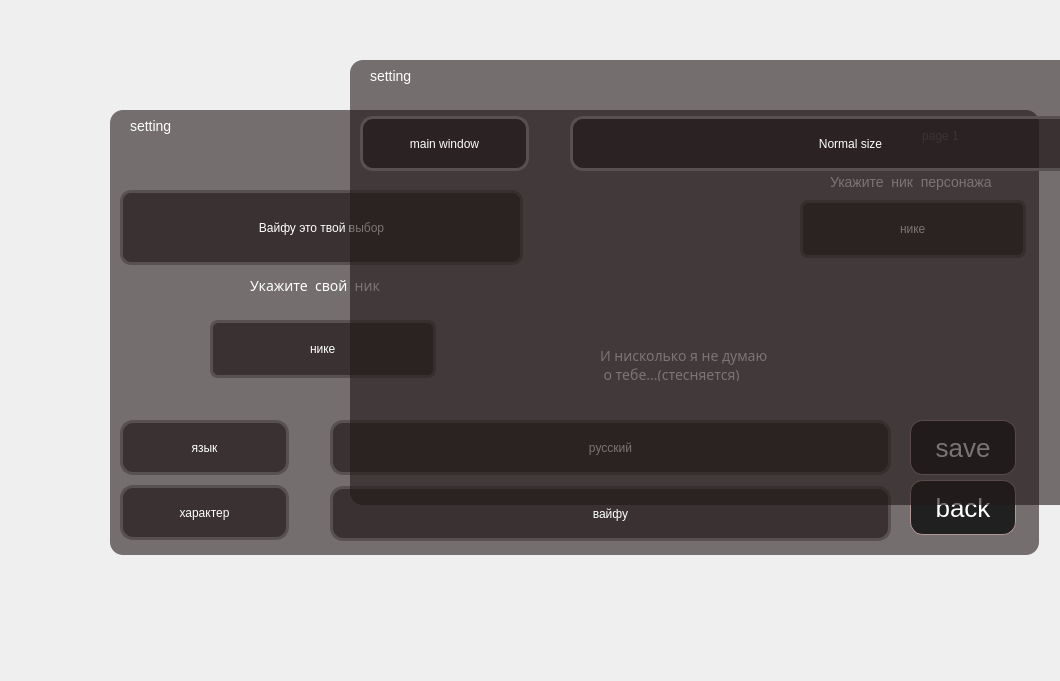
<?xml version="1.0" encoding="UTF-8"?>
<ui version="4.0">
 <class>MainWindow</class>
 <widget class="QMainWindow" name="MainWindow">
  <property name="geometry">
   <rect>
    <x>0</x>
    <y>0</y>
    <width>1060</width>
    <height>681</height>
   </rect>
  </property>
  <property name="windowTitle">
   <string>MainWindow</string>
  </property>
  <widget class="QWidget" name="centralwidget">
   <widget class="QFrame" name="frame">
    <property name="geometry">
     <rect>
      <x>110</x>
      <y>110</y>
      <width>929</width>
      <height>445</height>
     </rect>
    </property>
    <property name="styleSheet">
     <string notr="true">background: rgba(33, 24, 24, 0.6);
box-shadow: 2px 4px 4px rgba(0, 0, 0, 0.35);
border-radius: 13px;</string>
    </property>
    <property name="frameShape">
     <enum>QFrame::StyledPanel</enum>
    </property>
    <property name="frameShadow">
     <enum>QFrame::Raised</enum>
    </property>
    <widget class="QLabel" name="label">
     <property name="geometry">
      <rect>
       <x>20</x>
       <y>0</y>
       <width>71</width>
       <height>31</height>
      </rect>
     </property>
     <property name="styleSheet">
      <string notr="true">font: 8pt &quot;Arial&quot;;
font-style: normal;
font-weight: normal;
font-size: 14px;
line-height: 34px;
/* identical to box height */
background: rgba(33, 24, 24, 0.0);

color: #FFFFFF;
</string>
     </property>
     <property name="text">
      <string>setting</string>
     </property>
    </widget>
    <widget class="QLabel" name="label_2">
     <property name="geometry">
      <rect>
       <x>10</x>
       <y>80</y>
       <width>403</width>
       <height>75</height>
      </rect>
     </property>
     <property name="styleSheet">
      <string notr="true">background: rgba(33, 24, 24, 0.7);
font: 18pt &quot;Arial&quot;;
border: 3px solid #575151;
box-sizing: border-box;
box-shadow: 2px 4px 4px rgba(0, 0, 0, 0.25);
border-radius: 11px;

font-weight: normal;

line-height: 40px;

color: #FFFFFF;
</string>
     </property>
     <property name="text">
      <string>Вайфу это твой выбор</string>
     </property>
     <property name="alignment">
      <set>Qt::AlignCenter</set>
     </property>
    </widget>
    <widget class="QLabel" name="label_3">
     <property name="geometry">
      <rect>
       <x>10</x>
       <y>310</y>
       <width>169</width>
       <height>55</height>
      </rect>
     </property>
     <property name="styleSheet">
      <string notr="true">background: rgba(33, 24, 24, 0.7);
font: 18pt &quot;Arial&quot;;
border: 3px solid #575151;
box-sizing: border-box;
box-shadow: 2px 4px 4px rgba(0, 0, 0, 0.25);
border-radius: 13px;

font-weight: normal;

line-height: 40px;

color: #FFFFFF;
</string>
     </property>
     <property name="text">
      <string>язык</string>
     </property>
     <property name="alignment">
      <set>Qt::AlignCenter</set>
     </property>
    </widget>
    <widget class="QLabel" name="label_4">
     <property name="geometry">
      <rect>
       <x>10</x>
       <y>375</y>
       <width>169</width>
       <height>55</height>
      </rect>
     </property>
     <property name="styleSheet">
      <string notr="true">background: rgba(33, 24, 24, 0.7);
font: 18pt &quot;Arial&quot;;
border: 3px solid #575151;
box-sizing: border-box;
box-shadow: 2px 4px 4px rgba(0, 0, 0, 0.25);
border-radius: 13px;

font-weight: normal;

line-height: 40px;

color: #FFFFFF;
</string>
     </property>
     <property name="text">
      <string>характер</string>
     </property>
     <property name="alignment">
      <set>Qt::AlignCenter</set>
     </property>
    </widget>
    <widget class="QLabel" name="label_5">
     <property name="geometry">
      <rect>
       <x>140</x>
       <y>160</y>
       <width>141</width>
       <height>31</height>
      </rect>
     </property>
     <property name="styleSheet">
      <string notr="true">font-family: Roboto Mono;
font-style: normal;
font-weight: normal;
font-size: 14px;
line-height: 34px;
/* identical to box height */
background: rgba(33, 24, 24, 0.0);

color: #FFFFFF;
</string>
     </property>
     <property name="text">
      <string>Укажите  свой  ник</string>
     </property>
    </widget>
    <widget class="QLineEdit" name="Nickname_2">
     <property name="geometry">
      <rect>
       <x>100</x>
       <y>210</y>
       <width>226</width>
       <height>58</height>
      </rect>
     </property>
     <property name="styleSheet">
      <string notr="true">background: rgba(33, 24, 24, 0.7);
border: 3px solid #575151;
box-sizing: border-box;
font: 18pt &quot;Arial&quot;;
box-shadow: 2px 4px 4px rgba(0, 0, 0, 0.25);
border-radius: 8px;
font-weight: normal;

line-height: 40px;

color: #FFFFFF;</string>
     </property>
     <property name="text">
      <string>нике</string>
     </property>
     <property name="alignment">
      <set>Qt::AlignCenter</set>
     </property>
    </widget>
    <widget class="QLabel" name="label_6">
     <property name="geometry">
      <rect>
       <x>220</x>
       <y>310</y>
       <width>561</width>
       <height>55</height>
      </rect>
     </property>
     <property name="styleSheet">
      <string notr="true">background: rgba(33, 24, 24, 0.7);
font: 18pt &quot;Arial&quot;;
border: 3px solid #575151;
box-sizing: border-box;
box-shadow: 2px 4px 4px rgba(0, 0, 0, 0.25);
border-radius: 13px;

font-weight: normal;

line-height: 40px;

color: #FFFFFF;
</string>
     </property>
     <property name="text">
      <string>русский</string>
     </property>
     <property name="alignment">
      <set>Qt::AlignCenter</set>
     </property>
    </widget>
    <widget class="QLabel" name="label_7">
     <property name="geometry">
      <rect>
       <x>220</x>
       <y>376</y>
       <width>561</width>
       <height>55</height>
      </rect>
     </property>
     <property name="styleSheet">
      <string notr="true">background: rgba(33, 24, 24, 0.7);
font: 18pt &quot;Arial&quot;;
border: 3px solid #575151;
box-sizing: border-box;
box-shadow: 2px 4px 4px rgba(0, 0, 0, 0.25);
border-radius: 13px;

font-weight: normal;

line-height: 40px;

color: #FFFFFF;
</string>
     </property>
     <property name="text">
      <string>вайфу</string>
     </property>
     <property name="alignment">
      <set>Qt::AlignCenter</set>
     </property>
    </widget>
    <widget class="QLabel" name="character_set">
     <property name="geometry">
      <rect>
       <x>470</x>
       <y>0</y>
       <width>167</width>
       <height>234</height>
      </rect>
     </property>
     <property name="styleSheet">
      <string notr="true">background: rgba(33, 24, 24, 0.0);
font: 18pt &quot;Arial&quot;;

box-sizing: border-box;
box-shadow: 2px 4px 4px rgba(0, 0, 0, 0.25);
border-radius: 13px;

font-weight: normal;

line-height: 40px;

color: #FFFFFF;
</string>
     </property>
     <property name="text">
      <string/>
     </property>
     <property name="pixmap">
      <pixmap>material/Без имени-1 3.png</pixmap>
     </property>
     <property name="alignment">
      <set>Qt::AlignCenter</set>
     </property>
    </widget>
    <widget class="QPushButton" name="button_save">
     <property name="geometry">
      <rect>
       <x>800</x>
       <y>310</y>
       <width>106</width>
       <height>55</height>
      </rect>
     </property>
     <property name="styleSheet">
      <string notr="true">background: rgba(23, 23, 23, 0.9);
border: 1px solid #B19696;
box-sizing: border-box;
box-shadow: 2px 4px 4px rgba(0, 0, 0, 0.25);
border-radius: 13px;
font-size: 26px;


color: #FFFFFF;</string>
     </property>
     <property name="text">
      <string>save</string>
     </property>
    </widget>
    <widget class="QPushButton" name="pushButton_2">
     <property name="geometry">
      <rect>
       <x>800</x>
       <y>370</y>
       <width>106</width>
       <height>55</height>
      </rect>
     </property>
     <property name="styleSheet">
      <string notr="true">background: rgba(23, 23, 23, 0.9);
border: 1px solid #B19696;
box-sizing: border-box;
box-shadow: 2px 4px 4px rgba(0, 0, 0, 0.25);
border-radius: 13px;
font-size: 26px;


color: #FFFFFF;</string>
     </property>
     <property name="text">
      <string>back</string>
     </property>
    </widget>
    <widget class="QLabel" name="label_9">
     <property name="geometry">
      <rect>
       <x>720</x>
       <y>56</y>
       <width>171</width>
       <height>31</height>
      </rect>
     </property>
     <property name="styleSheet">
      <string notr="true">font: 8pt &quot;Arial&quot;;
font-style: normal;
font-weight: normal;
font-size: 14px;
line-height: 34px;
/* identical to box height */
background: rgba(33, 24, 24, 0.0);

color: #FFFFFF;
</string>
     </property>
     <property name="text">
      <string>Укажите  ник  персонажа</string>
     </property>
    </widget>
    <widget class="QLineEdit" name="Nickname_1">
     <property name="geometry">
      <rect>
       <x>690</x>
       <y>90</y>
       <width>226</width>
       <height>58</height>
      </rect>
     </property>
     <property name="styleSheet">
      <string notr="true">background: rgba(33, 24, 24, 0.7);
border: 3px solid #575151;
box-sizing: border-box;
font: 18pt &quot;Arial&quot;;
box-shadow: 2px 4px 4px rgba(0, 0, 0, 0.25);
border-radius: 8px;
font-weight: normal;

line-height: 40px;

color: #FFFFFF;</string>
     </property>
     <property name="text">
      <string>нике</string>
     </property>
     <property name="alignment">
      <set>Qt::AlignCenter</set>
     </property>
    </widget>
    <widget class="QLabel" name="label_10">
     <property name="geometry">
      <rect>
       <x>770</x>
       <y>10</y>
       <width>121</width>
       <height>31</height>
      </rect>
     </property>
     <property name="styleSheet">
      <string notr="true">background: rgba(33, 24, 24, 0.0);
font: 16pt &quot;Arial&quot;;
box-sizing: border-box;
box-shadow: 2px 4px 4px rgba(0, 0, 0, 0.25);
border-radius: 13px;

font-weight: normal;

line-height: 40px;

color: #FFFFFF;
</string>
     </property>
     <property name="text">
      <string>page 1</string>
     </property>
     <property name="alignment">
      <set>Qt::AlignCenter</set>
     </property>
    </widget>
    <widget class="QPushButton" name="pushButton_3">
     <property name="geometry">
      <rect>
       <x>890</x>
       <y>14</y>
       <width>31</width>
       <height>26</height>
      </rect>
     </property>
     <property name="styleSheet">
      <string notr="true">background: rgba(33, 24, 24, 0.0);</string>
     </property>
     <property name="text">
      <string/>
     </property>
     <property name="icon">
      <iconset>
       <normaloff>material/image 49.png</normaloff>material/image 49.png</iconset>
     </property>
    </widget>
    <widget class="QPushButton" name="button_language_r">
     <property name="geometry">
      <rect>
       <x>740</x>
       <y>324</y>
       <width>31</width>
       <height>26</height>
      </rect>
     </property>
     <property name="styleSheet">
      <string notr="true">background: rgba(33, 24, 24, 0.0);</string>
     </property>
     <property name="text">
      <string/>
     </property>
     <property name="icon">
      <iconset>
       <normaloff>material/image 38.png</normaloff>material/image 38.png</iconset>
     </property>
    </widget>
    <widget class="QPushButton" name="button_behavior_r">
     <property name="geometry">
      <rect>
       <x>740</x>
       <y>390</y>
       <width>31</width>
       <height>26</height>
      </rect>
     </property>
     <property name="styleSheet">
      <string notr="true">background: rgba(33, 24, 24, 0.0);</string>
     </property>
     <property name="text">
      <string/>
     </property>
     <property name="icon">
      <iconset>
       <normaloff>material/image 38.png</normaloff>material/image 38.png</iconset>
     </property>
    </widget>
    <widget class="QPushButton" name="button_language_l">
     <property name="geometry">
      <rect>
       <x>230</x>
       <y>324</y>
       <width>31</width>
       <height>26</height>
      </rect>
     </property>
     <property name="styleSheet">
      <string notr="true">background: rgba(33, 24, 24, 0.0);</string>
     </property>
     <property name="text">
      <string/>
     </property>
     <property name="icon">
      <iconset>
       <normaloff>material/image 52.png</normaloff>material/image 52.png</iconset>
     </property>
    </widget>
    <widget class="QPushButton" name="button_behavior_l">
     <property name="geometry">
      <rect>
       <x>230</x>
       <y>390</y>
       <width>31</width>
       <height>26</height>
      </rect>
     </property>
     <property name="styleSheet">
      <string notr="true">background: rgba(33, 24, 24, 0.0);</string>
     </property>
     <property name="text">
      <string/>
     </property>
     <property name="icon">
      <iconset>
       <normaloff>material/image 52.png</normaloff>material/image 52.png</iconset>
     </property>
    </widget>
    <widget class="QPushButton" name="button_character_r">
     <property name="geometry">
      <rect>
       <x>640</x>
       <y>130</y>
       <width>31</width>
       <height>26</height>
      </rect>
     </property>
     <property name="styleSheet">
      <string notr="true">background: rgba(33, 24, 24, 0.0);</string>
     </property>
     <property name="text">
      <string/>
     </property>
     <property name="icon">
      <iconset>
       <normaloff>material/image 38.png</normaloff>material/image 38.png</iconset>
     </property>
    </widget>
    <widget class="QPushButton" name="button_character_l">
     <property name="geometry">
      <rect>
       <x>450</x>
       <y>130</y>
       <width>31</width>
       <height>26</height>
      </rect>
     </property>
     <property name="styleSheet">
      <string notr="true">background: rgba(33, 24, 24, 0.0);</string>
     </property>
     <property name="text">
      <string/>
     </property>
     <property name="icon">
      <iconset>
       <normaloff>material/image 52.png</normaloff>material/image 52.png</iconset>
     </property>
    </widget>
    <widget class="QLabel" name="label_8">
     <property name="geometry">
      <rect>
       <x>490</x>
       <y>240</y>
       <width>171</width>
       <height>31</height>
      </rect>
     </property>
     <property name="styleSheet">
      <string notr="true">font-family: Roboto Mono;
font-style: normal;
font-weight: normal;
font-size: 14px;
line-height: 34px;
/* identical to box height */
background: rgba(33, 24, 24, 0.0);

color: #FFFFFF;
</string>
     </property>
     <property name="text">
      <string>И нисколько я не думаю
 о тебе...(стесняется)</string>
     </property>
    </widget>
   </widget>
   <widget class="QFrame" name="setting_page_2">
    <property name="geometry">
     <rect>
      <x>350</x>
      <y>60</y>
      <width>929</width>
      <height>445</height>
     </rect>
    </property>
    <property name="styleSheet">
     <string notr="true">background: rgba(33, 24, 24, 0.6);
box-shadow: 2px 4px 4px rgba(0, 0, 0, 0.35);
border-radius: 13px;</string>
    </property>
    <property name="frameShape">
     <enum>QFrame::StyledPanel</enum>
    </property>
    <property name="frameShadow">
     <enum>QFrame::Raised</enum>
    </property>
    <widget class="QLabel" name="label_setting_page_2">
     <property name="geometry">
      <rect>
       <x>20</x>
       <y>0</y>
       <width>71</width>
       <height>31</height>
      </rect>
     </property>
     <property name="styleSheet">
      <string notr="true">font: 8pt &quot;Arial&quot;;
font-style: normal;
font-weight: normal;
font-size: 14px;
line-height: 34px;
/* identical to box height */
background: rgba(33, 24, 24, 0.0);

color: #FFFFFF;
</string>
     </property>
     <property name="text">
      <string>setting</string>
     </property>
    </widget>
    <widget class="QLabel" name="label_window_page_2">
     <property name="geometry">
      <rect>
       <x>10</x>
       <y>56</y>
       <width>169</width>
       <height>55</height>
      </rect>
     </property>
     <property name="styleSheet">
      <string notr="true">background: rgba(33, 24, 24, 0.7);
font: 18pt &quot;Arial&quot;;
border: 3px solid #575151;
box-sizing: border-box;
box-shadow: 2px 4px 4px rgba(0, 0, 0, 0.25);
border-radius: 13px;

font-weight: normal;

line-height: 40px;

color: #FFFFFF;
</string>
     </property>
     <property name="text">
      <string>main window</string>
     </property>
     <property name="alignment">
      <set>Qt::AlignCenter</set>
     </property>
    </widget>
    <widget class="QLabel" name="label_normal_window_page_2">
     <property name="geometry">
      <rect>
       <x>220</x>
       <y>56</y>
       <width>561</width>
       <height>55</height>
      </rect>
     </property>
     <property name="styleSheet">
      <string notr="true">background: rgba(33, 24, 24, 0.7);
font: 18pt &quot;Arial&quot;;
border: 3px solid #575151;
box-sizing: border-box;
box-shadow: 2px 4px 4px rgba(0, 0, 0, 0.25);
border-radius: 13px;

font-weight: normal;

line-height: 40px;

color: #FFFFFF;
</string>
     </property>
     <property name="text">
      <string>Normal size</string>
     </property>
     <property name="alignment">
      <set>Qt::AlignCenter</set>
     </property>
    </widget>
    <widget class="QLabel" name="label_page_2">
     <property name="geometry">
      <rect>
       <x>786</x>
       <y>10</y>
       <width>91</width>
       <height>31</height>
      </rect>
     </property>
     <property name="styleSheet">
      <string notr="true">background: rgba(33, 24, 24, 0.0);
font: 16pt &quot;Arial&quot;;
box-sizing: border-box;
box-shadow: 2px 4px 4px rgba(0, 0, 0, 0.25);
border-radius: 13px;

font-weight: normal;

line-height: 40px;

color: #FFFFFF;
</string>
     </property>
     <property name="text">
      <string>page 2</string>
     </property>
     <property name="alignment">
      <set>Qt::AlignCenter</set>
     </property>
    </widget>
    <widget class="QPushButton" name="button_window_r_2">
     <property name="geometry">
      <rect>
       <x>740</x>
       <y>70</y>
       <width>31</width>
       <height>26</height>
      </rect>
     </property>
     <property name="styleSheet">
      <string notr="true">background: rgba(33, 24, 24, 0.0);</string>
     </property>
     <property name="text">
      <string/>
     </property>
     <property name="icon">
      <iconset>
       <normaloff>../material/image 38.png</normaloff>../material/image 38.png</iconset>
     </property>
    </widget>
    <widget class="QPushButton" name="button_window_l_2">
     <property name="geometry">
      <rect>
       <x>230</x>
       <y>70</y>
       <width>31</width>
       <height>26</height>
      </rect>
     </property>
     <property name="styleSheet">
      <string notr="true">background: rgba(33, 24, 24, 0.0);</string>
     </property>
     <property name="text">
      <string/>
     </property>
     <property name="icon">
      <iconset>
       <normaloff>../material/image 52.png</normaloff>../material/image 52.png</iconset>
     </property>
    </widget>
    <widget class="QPushButton" name="button_on_1_page">
     <property name="geometry">
      <rect>
       <x>761</x>
       <y>13</y>
       <width>31</width>
       <height>26</height>
      </rect>
     </property>
     <property name="styleSheet">
      <string notr="true">background: rgba(33, 24, 24, 0.0);</string>
     </property>
     <property name="text">
      <string/>
     </property>
     <property name="icon">
      <iconset>
       <normaloff>../material/image 52.png</normaloff>../material/image 52.png</iconset>
     </property>
    </widget>
   </widget>
  </widget>
 </widget>
 <resources/>
 <connections/>
</ui>
